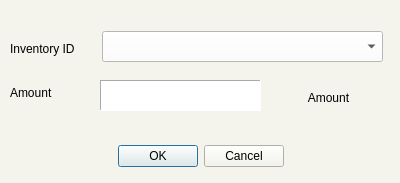
<?xml version="1.0" encoding="UTF-8"?>
<ui version="4.0">
 <class>AddExisting</class>
 <widget class="QDialog" name="AddExisting">
  <property name="geometry">
   <rect>
    <x>0</x>
    <y>0</y>
    <width>400</width>
    <height>183</height>
   </rect>
  </property>
  <property name="windowTitle">
   <string>Add Exisiting Item</string>
  </property>
  <property name="windowIcon">
   <iconset>
    <normaloff>img/econologo_bkgd 200.png</normaloff>img/econologo_bkgd 200.png</iconset>
  </property>
  <property name="styleSheet">
   <string notr="true">background-color: #f4f4ec;</string>
  </property>
  <widget class="QDialogButtonBox" name="buttonBox">
   <property name="geometry">
    <rect>
     <x>30</x>
     <y>140</y>
     <width>341</width>
     <height>32</height>
    </rect>
   </property>
   <property name="orientation">
    <enum>Qt::Horizontal</enum>
   </property>
   <property name="standardButtons">
    <set>QDialogButtonBox::Cancel|QDialogButtonBox::Ok</set>
   </property>
   <property name="centerButtons">
    <bool>true</bool>
   </property>
  </widget>
  <widget class="QWidget" name="verticalLayoutWidget">
   <property name="geometry">
    <rect>
     <x>10</x>
     <y>30</y>
     <width>81</width>
     <height>81</height>
    </rect>
   </property>
   <layout class="QVBoxLayout" name="verticalLayout">
    <item>
     <widget class="QLabel" name="label">
      <property name="text">
       <string>Inventory ID</string>
      </property>
     </widget>
    </item>
    <item>
     <widget class="QLabel" name="label_2">
      <property name="text">
       <string>Amount</string>
      </property>
     </widget>
    </item>
   </layout>
  </widget>
  <widget class="QTextEdit" name="teAmount">
   <property name="geometry">
    <rect>
     <x>100</x>
     <y>80</y>
     <width>161</width>
     <height>31</height>
    </rect>
   </property>
   <property name="styleSheet">
    <string notr="true">background: #ffffff</string>
   </property>
   <property name="frameShape">
    <enum>QFrame::Panel</enum>
   </property>
   <property name="tabChangesFocus">
    <bool>true</bool>
   </property>
   <property name="html">
    <string>&lt;!DOCTYPE HTML PUBLIC &quot;-//W3C//DTD HTML 4.0//EN&quot; &quot;http://www.w3.org/TR/REC-html40/strict.dtd&quot;&gt;
&lt;html&gt;&lt;head&gt;&lt;meta name=&quot;qrichtext&quot; content=&quot;1&quot; /&gt;&lt;style type=&quot;text/css&quot;&gt;
p, li { white-space: pre-wrap; }
&lt;/style&gt;&lt;/head&gt;&lt;body style=&quot; font-family:'MS Shell Dlg 2'; font-size:7.8pt; font-weight:400; font-style:normal;&quot;&gt;
&lt;p align=&quot;center&quot; style=&quot;-qt-paragraph-type:empty; margin-top:0px; margin-bottom:0px; margin-left:0px; margin-right:0px; -qt-block-indent:0; text-indent:0px;&quot;&gt;&lt;br /&gt;&lt;/p&gt;&lt;/body&gt;&lt;/html&gt;</string>
   </property>
  </widget>
  <widget class="QLabel" name="lblUnit">
   <property name="geometry">
    <rect>
     <x>278</x>
     <y>80</y>
     <width>101</width>
     <height>36</height>
    </rect>
   </property>
   <property name="text">
    <string>Amount</string>
   </property>
   <property name="alignment">
    <set>Qt::AlignCenter</set>
   </property>
  </widget>
  <widget class="QComboBox" name="cbItems">
   <property name="geometry">
    <rect>
     <x>102</x>
     <y>31</y>
     <width>281</width>
     <height>31</height>
    </rect>
   </property>
   <property name="styleSheet">
    <string notr="true">background: white;</string>
   </property>
  </widget>
 </widget>
 <resources/>
 <connections>
  <connection>
   <sender>buttonBox</sender>
   <signal>accepted()</signal>
   <receiver>AddExisting</receiver>
   <slot>accept()</slot>
   <hints>
    <hint type="sourcelabel">
     <x>248</x>
     <y>254</y>
    </hint>
    <hint type="destinationlabel">
     <x>157</x>
     <y>274</y>
    </hint>
   </hints>
  </connection>
  <connection>
   <sender>buttonBox</sender>
   <signal>rejected()</signal>
   <receiver>AddExisting</receiver>
   <slot>reject()</slot>
   <hints>
    <hint type="sourcelabel">
     <x>316</x>
     <y>260</y>
    </hint>
    <hint type="destinationlabel">
     <x>286</x>
     <y>274</y>
    </hint>
   </hints>
  </connection>
 </connections>
</ui>
